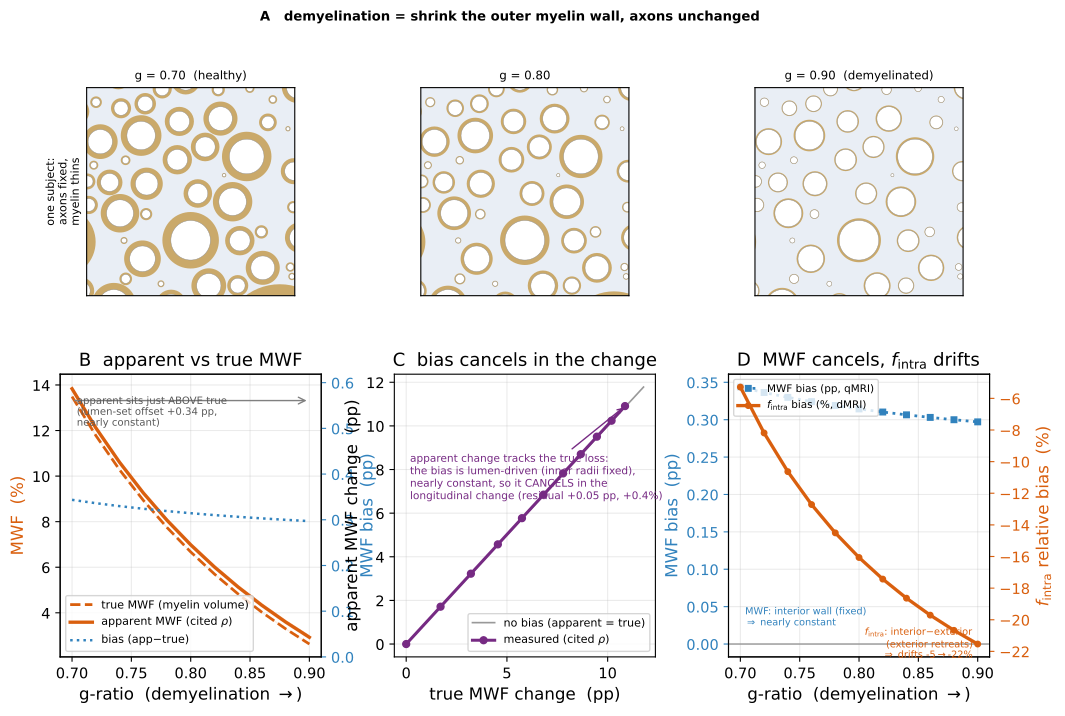

The script that saved this image:
#!/usr/bin/env python
"""fig_demyelination_bias.py -- clinical relevance: does the surface-relaxivity MWF
bias over- or under-state true myelin loss as a tract demyelinates?

Design (paired, within-subject, seed-independent).  Primary demyelination is myelin
thinning at PRESERVED axons: the g-ratio g = r_in/r_out RISES toward 1 while the inner
axon radius and axon count are unchanged.  We model this faithfully and cleanly:

  1. For each "subject" (seed) we sample a Gamma axon population and pack the OUTER
     (myelin) cylinders ONCE, at the baseline (thickest myelin, largest outer walls,
     g = G_BASE).  Packing the largest-ever cylinders first guarantees every later,
     thinner state is overlap-free.
  2. We FREEZE the centres and the inner (axon) radii, and demyelinate by shrinking
     ONLY the outer wall, r_out = r_in / g, as g rises.  So each subject is its own
     longitudinal series -- the SAME axon distribution, progressively demyelinated --
     not a fresh random substrate per stage.

At every stage we read the geometry directly off the realised pack: the myelin volume
fraction MVF, the interior surface-to-volume <4/d>_V (FIXED -- the axon lumen is
preserved), and the exterior S_ext/V_ext (which FALLS as the outer walls retreat and the
extra space grows).  We then run the SAME MC-validated 3-pool surface-relaxivity forward
model + standard chi^2-NNLS as Fig 3, at rho=0 (true MWF) and at the cited rho
(apparent MWF).

Result: the bias is set by the INNER (lumen) radius, which primary demyelination leaves
intact, so it is a nearly CONSTANT positive offset -- apparent MWF sits just ABOVE true
(fine WM reads myelin-richer) at every stage, ~+0.11 pp at baseline and ~+0.09 pp at
g=0.90.  A within-subject CHANGE subtracts that baseline offset, so it very nearly
CANCELS: over a true 10.86 pp MWF drop the apparent falls 10.88 pp, an over-report of only
~0.015 pp (0.1% of the true change).  The surface confound is therefore a CROSS-REGION
effect, not a longitudinal one (for lumen-preserving demyelination).  Averaged over many
subjects the trajectory is clean.

Run:  python fig_demyelination_bias.py            # compute (packs) + plot
      python fig_demyelination_bias.py --plot-only
"""
import os
import sys
import numpy as np

os.environ.setdefault('XLA_PYTHON_CLIENT_PREALLOCATE', 'false')
for _p in (os.environ.get('DMIPY_SIM_PUBLIC'),
           os.environ.get('DMIPY_FIT_PUBLIC')):
    if _p and os.path.isdir(_p) and _p not in sys.path:
        sys.path.insert(0, _p)

HERE = os.path.dirname(os.path.abspath(__file__))
sys.path.insert(0, HERE)
NPZ = os.path.join(HERE, 'fig_demyelination_bias_data.npz')
PDF = os.path.join(HERE, 'fig_demyelination_bias.pdf')

# shared canonical constants + the standard MWF protocol/estimator (Fig 3)
from fig_mwf_sv_bias import (RHO_REF, F0, G0, W_M, T2_BULK_IE, T2_MYELIN, ET,
                             MYELIN_CUTOFF, T2_GRID_BC)

ALPHA = 2.0                 # Gamma diameter shape (canonical)
GAMMA_SCALE = 0.304e-6      # canonical OUTER-diameter scale (mean outer / fibre d ~0.6 um)
MIN_D = 0.10e-6            # keep the thin-axon tail (it carries the crossing effect)
N_CYL = 300
N_SUBJ = 24                # independent axon populations (subjects)
G_BASE = 0.70              # healthy / baseline g-ratio (most myelin in the trajectory)
G_GRID = np.linspace(G_BASE, 0.90, 11)   # demyelination: g rises toward 1


def _subject(seed):
    """One axon population, packed at the baseline (thickest myelin).  Returns the
    FROZEN inner radii, centres, and domain size; demyelination later only shrinks
    r_out, keeping the axon centres and inner radii fixed."""
    from dmipy_sim.geometries import pack_cylinders
    rng = np.random.default_rng(seed)
    d_out = np.clip(rng.gamma(ALPHA, GAMMA_SCALE, size=N_CYL), MIN_D, None)  # OUTER (fibre) diameter
    r_out_base = 0.5 * d_out                          # thickest myelin -> largest outer walls
    r_in = G_BASE * r_out_base                        # inner (axon) radius = g * outer (frozen)
    centers, L, _ = pack_cylinders(r_out_base, target_vf=F0, seed=seed)
    return r_in, float(L), np.asarray(centers, float)


def _mwf_stage(r_in, L, g, rho):
    """True (rho=0) / apparent (rho>0) MWF of one realised pack demyelinated to g.
    Grid-free short-T2 fraction: myelin water + the intra water of the thinnest axons
    (per-axon interior S/V = 2/r_in) whose T2 = 1/(1/T2_bulk + rho*2/r_in) falls below the
    myelin window.  The crossing is set by the INNER radii, which demyelination preserves,
    so the bias is a nearly-constant, lumen-driven offset (it cancels in longitudinal change).
    """
    r_out = r_in / g
    area = L * L
    f_in = float(np.sum(np.pi * r_in ** 2) / area)              # axon lumen frac (FIXED)
    f_out = float(np.sum(np.pi * r_out ** 2) / area)            # fibre (outer) frac
    mvf = f_out - f_in                                          # myelin volume fraction
    A_I, A_E, A_M = f_in, 1.0 - f_out, mvf * W_M                # compartment water
    sw = A_I + A_E + A_M
    F_I, F_M = A_I / sw, A_M / sw
    sv_in = float(np.sum(2 * np.pi * r_in) / np.sum(np.pi * r_in ** 2))   # <4/d>_V (FIXED)
    sv_ext = float(np.sum(2 * np.pi * r_out) / (area - np.sum(np.pi * r_out ** 2)))
    # distributed intra crossing (volume/spin-weighted by r_in^2), grid-free
    T2i = 1.0 / (1.0 / T2_BULK_IE + rho * (2.0 / r_in))
    w = r_in ** 2
    phi = float(np.sum(w[T2i < MYELIN_CUTOFF]) / np.sum(w))     # crossed intra fraction (0 at rho=0)
    mwf = F_M + F_I * phi                                       # apparent short-T2 fraction
    return mwf, mvf, sv_in, sv_ext, F_M


TE_DMRI = 80e-3                # clinical PGSE echo time for the f_intra (diffusion) readout


def _fintra_bias(r_in, L, g, rho, TE=TE_DMRI):
    """Relative bias (%) of the diffusion intra-axonal SIGNAL fraction f_intra along the
    SAME demyelination trajectory. Unlike MWF (set by the fixed INNER wall, hence constant
    and cancelling), f_intra is set by the interior-MINUS-exterior differential of Eq. (9):
    the exterior wall RETREATS as myelin thins, so (S/V)_ext falls, the differential grows,
    and the f_intra bias DRIFTS -- it does NOT cancel. Myelin water is gone at the dMRI TE."""
    r_out = r_in / g
    area = L * L
    f_in = float(np.sum(np.pi * r_in ** 2) / area)              # lumen (axon) fraction, FIXED
    f_out = float(np.sum(np.pi * r_out ** 2) / area)            # fibre (outer) fraction
    sv_in = float(np.sum(2 * np.pi * r_in) / np.sum(np.pi * r_in ** 2))       # (S/V)_int, FIXED
    sv_ext = float(np.sum(2 * np.pi * r_out) / (area - np.sum(np.pi * r_out ** 2)))  # falls
    AI, AE = f_in, 1.0 - f_out                                  # lumen vs extra water (no myelin)
    ft = AI / (AI + AE)
    odds = ft / (1 - ft) * np.exp(-TE * rho * (sv_in - sv_ext))
    fa = odds / (1 + odds)
    return 100.0 * (fa - ft) / ft


def compute():
    ng = len(G_GRID)
    true_mwf = np.zeros((N_SUBJ, ng)); app_mwf = np.zeros((N_SUBJ, ng))
    mvf = np.zeros((N_SUBJ, ng)); sv_ext = np.zeros((N_SUBJ, ng)); sv_in = np.zeros(N_SUBJ)
    fintra_bias = np.zeros((N_SUBJ, ng))
    geom0 = None
    for s in range(N_SUBJ):
        r_in, L, centers = _subject(s)
        if s == 0:                                  # keep one subject's geometry to draw
            geom0 = dict(r_in=r_in, L=L, centers=centers)
        for j, g in enumerate(G_GRID):
            t, mv, svi, sve, _ = _mwf_stage(r_in, L, g, 0.0)
            a, _, _, _, _ = _mwf_stage(r_in, L, g, RHO_REF)
            true_mwf[s, j] = t * 100; app_mwf[s, j] = a * 100
            mvf[s, j] = mv * 100; sv_ext[s, j] = sve / 1e6
            fintra_bias[s, j] = _fintra_bias(r_in, L, g, RHO_REF)   # diffusion f_intra bias
        sv_in[s] = svi / 1e6
        print(f"[subj {s:2d}] true MWF {true_mwf[s,0]:.1f}->{true_mwf[s,-1]:.1f}%  "
              f"app {app_mwf[s,0]:.1f}->{app_mwf[s,-1]:.1f}%  "
              f"S/V_ext {sv_ext[s,0]:.2f}->{sv_ext[s,-1]:.2f}/um", flush=True)
    # paired changes from each subject's own baseline (g=G_BASE)
    d_true = true_mwf[:, [0]] - true_mwf            # true MWF drop (>=0) at each stage
    d_app = app_mwf[:, [0]] - app_mwf               # apparent MWF drop
    out = dict(g=G_GRID, true_mwf=true_mwf, app_mwf=app_mwf, mvf=mvf, sv_ext=sv_ext,
               sv_in=sv_in, d_true=d_true, d_app=d_app, fintra_bias=fintra_bias,
               rho_ref=RHO_REF, g_base=G_BASE,
               geom0_rin=geom0['r_in'], geom0_L=geom0['L'], geom0_centers=geom0['centers'])
    np.savez(NPZ, **out)
    print(f"saved {NPZ}")
    return dict(np.load(NPZ))


def _draw_substrate(ax, r_in, centers, L, g, title):
    """One subject's cross-section at g: axons (inner, FIXED) + myelin annulus
    (outer = r_in/g, shrinks as g rises).  Cropped to a window so axons are visible.

    NOTE: pack_cylinders returns centres in [-L/2, +L/2] (the periodic domain is
    centred on the ORIGIN, not [0, L]).  The crop window must therefore be centred on
    0 (x0 = -W/2), not on L/2 -- using L/2 catches only the +x/+y corner and the
    cylinders bunch in one corner.  (Burned once; do not repeat.)"""
    import matplotlib.patches as mpatches
    W = 0.32 * L
    x0, y0 = -0.5 * W, -0.5 * W                                    # domain is centred on origin
    r_out = r_in / g
    ax.set_facecolor('#e9eef5')                                   # extra-axonal water
    for (cx, cy), ri, ro in zip(centers, r_in, r_out):
        if x0 - ro <= cx <= x0 + W + ro and y0 - ro <= cy <= y0 + W + ro:
            ax.add_patch(mpatches.Circle((cx, cy), ro, facecolor='#caa96a',
                                         edgecolor='none', zorder=1))      # myelin
            ax.add_patch(mpatches.Circle((cx, cy), ri, facecolor='white',
                                         edgecolor='#8a8a8a', lw=0.3, zorder=2))  # axon
    ax.set_xlim(x0, x0 + W); ax.set_ylim(y0, y0 + W)
    ax.set_aspect('equal'); ax.set_xticks([]); ax.set_yticks([])
    ax.set_title(title, fontsize=8.5)


def plot(d):
    import matplotlib
    matplotlib.use('Agg')
    import matplotlib.pyplot as plt
    matplotlib.rcParams.update({"font.size": 12, "axes.titlesize": 13, "axes.labelsize": 12,
                                "xtick.labelsize": 10.5, "ytick.labelsize": 10.5,
                                "legend.fontsize": 10.5})
    g = d['g']
    tm, am = d['true_mwf'], d['app_mwf']
    tm_m, tm_s = tm.mean(0), tm.std(0)
    am_m, am_s = am.mean(0), am.std(0)
    dt_m = d['d_true'].mean(0); da_m = d['d_app'].mean(0)
    da_s = d['d_app'].std(0)

    fig = plt.figure(figsize=(12.0, 7.4))
    gs = fig.add_gridspec(2, 3, height_ratios=[0.92, 1.25], hspace=0.32, wspace=0.28)

    # ── top filmstrip: ONE subject's substrate at three demyelination stages, showing
    # the design -- axon centres + inner radii fixed, outer myelin wall shrinking ──
    if 'geom0_centers' in d:
        rin0 = d['geom0_rin']; cen0 = d['geom0_centers']; L0 = float(d['geom0_L'])
        stages = [(0, 'healthy'), (len(g) // 2, ''), (len(g) - 1, 'demyelinated')]
        for col, (j, tag) in enumerate(stages):
            axs = fig.add_subplot(gs[0, col])
            lab = f'g = {g[j]:.2f}' + (f'  ({tag})' if tag else '')
            _draw_substrate(axs, rin0, cen0, L0, g[j], lab)
            if col == 0:
                axs.set_ylabel('one subject:\naxons fixed,\nmyelin thins', fontsize=8)
    fig.text(0.5, 0.985, 'A   demyelination = shrink the outer myelin wall, axons unchanged',
             ha='center', va='top', fontsize=9.5, weight='bold')

    # A (lower-left): true vs apparent MWF along the demyelination trajectory
    aA = fig.add_subplot(gs[1, 0])
    aA.plot(g, tm_m, '--', color='#d95f0e', lw=2.0, label='true MWF (myelin volume)')
    aA.fill_between(g, tm_m - tm_s, tm_m + tm_s, color='#d95f0e', alpha=0.12)
    aA.plot(g, am_m, '-', color='#d95f0e', lw=2.4, label=r'apparent MWF (cited $\rho$)')
    aA.fill_between(g, am_m - am_s, am_m + am_s, color='#d95f0e', alpha=0.18)
    aA.set_xlabel(r'g-ratio  (demyelination $\rightarrow$)')
    aA.set_ylabel('MWF  (%)', color='#d95f0e')
    aA.set_title('B  apparent vs true MWF')
    aA.grid(alpha=0.25)
    aA.annotate('', xy=(g[-1], aA.get_ylim()[1]*0.92), xytext=(g[0], aA.get_ylim()[1]*0.92),
                arrowprops=dict(arrowstyle='->', color='0.5'))
    # right axis: the MWF bias (apparent - true) itself -- positive (fine axons read
    # richer) and nearly CONSTANT, because it is set by the inner radii, which
    # demyelination preserves; that constancy is why it cancels in longitudinal change.
    axr = aA.twinx()
    bias = am_m - tm_m
    axr.plot(g, bias, ':', color='#3182bd', lw=1.8, label=r'bias (app$-$true)')
    axr.set_ylabel(r'MWF bias  (pp)', color='#3182bd')
    axr.tick_params(axis='y', colors='#3182bd')
    axr.set_ylim(0.0, max(0.25, float(bias.max()) * 1.8))
    aA.text(g[0] + 0.004, tm_m[0],
            f'apparent sits just ABOVE true\n(lumen-set offset {bias[0]:+.2f} pp,\nnearly constant)',
            fontsize=7.3, color='0.35', va='top')
    h1, l1 = aA.get_legend_handles_labels(); h2, l2 = axr.get_legend_handles_labels()
    aA.legend(h1 + h2, l1 + l2, fontsize=8, loc='lower left')

    # C: apparent vs true MWF *change* (paired) -- lumen-set offset cancels in the change
    aB = fig.add_subplot(gs[1, 1])
    lim = max(dt_m.max(), da_m.max()) * 1.08
    aB.plot([0, lim], [0, lim], '-', color='0.6', lw=1.2, label='no bias (apparent = true)')
    aB.plot(dt_m, da_m, 'o-', color='#762a83', lw=2.2, ms=5,
            label=r'measured (cited $\rho$)')
    # the surface bias is lumen-driven (inner radii fixed) -> nearly constant -> it
    # cancels in the within-subject CHANGE; the measured curve sits on the identity line.
    resid = da_m[-1] - dt_m[-1]        # +ve: apparent over-reports; ~0.01 pp (negligible)
    pct = resid / dt_m[-1] * 100 if dt_m[-1] > 0 else 0.0
    aB.annotate('apparent change tracks the true loss:\nthe bias is lumen-driven '
                '(inner radii fixed),\nnearly constant, so it CANCELS in the\n'
                f'longitudinal change (residual {resid:+.2f} pp, {pct:+.1f}%)',
                xy=(dt_m[-1], da_m[-1]), xytext=(0.06, 0.72), textcoords='axes fraction',
                fontsize=7.6, color='#762a83', ha='left', va='top',
                arrowprops=dict(arrowstyle='->', color='#762a83', lw=1))
    aB.set_xlabel('true MWF change  (pp)')
    aB.set_ylabel('apparent MWF change  (pp)')
    aB.set_title('C  bias cancels in the change')
    aB.legend(fontsize=8, loc='lower right'); aB.grid(alpha=0.25)

    # D: the unifying contrast -- SAME S/V physics, two metrics diverge under demyelination.
    # MWF reads the INTERIOR crossing (inner wall, fixed) -> bias flat -> cancels.
    # f_intra reads the interior-MINUS-exterior differential of Eq.(9); the exterior wall
    # retreats as myelin thins -> (S/V)_ext falls -> the f_intra bias DRIFTS (does not cancel).
    aD = fig.add_subplot(gs[1, 2])
    fb = d['fintra_bias'].mean(0) if 'fintra_bias' in d else None
    mwf_bias = am_m - tm_m                                   # pp, ~flat
    aD.axhline(0, color='0.6', lw=1)
    aD.plot(g, mwf_bias, ':', color='#3182bd', lw=2.0, marker='s', ms=4,
            label='MWF bias (pp, qMRI)')
    aD.set_xlabel(r'g-ratio  (demyelination $\rightarrow$)')
    aD.set_ylabel('MWF bias  (pp)', color='#3182bd')
    aD.tick_params(axis='y', colors='#3182bd')
    aD.set_title('D  MWF cancels, $f_{\\rm intra}$ drifts')
    aD.grid(alpha=0.25)
    if fb is not None:
        aDr = aD.twinx()
        aDr.plot(g, fb, '-', color='#d95f0e', lw=2.4, marker='o', ms=4,
                 label=r'$f_{\rm intra}$ bias (%, dMRI)')
        aDr.set_ylabel(r'$f_{\rm intra}$ relative bias  (%)', color='#d95f0e')
        aDr.tick_params(axis='y', colors='#d95f0e')
        aD.text(g[0] + 0.004, 0.02,
                'MWF: interior wall (fixed)\n$\\Rightarrow$ nearly constant',
                fontsize=7.0, color='#3182bd', va='bottom')
        aDr.text(g[-1] - 0.004, fb[-1],
                 r'$f_{\rm intra}$: interior$-$exterior' + '\n(exterior retreats)\n'
                 r'$\Rightarrow$ drifts ' + f'{fb[0]:+.0f}$\\to${fb[-1]:+.0f}%',
                 fontsize=7.0, color='#d95f0e', va='center', ha='right')
        h1, l1 = aD.get_legend_handles_labels(); h2, l2 = aDr.get_legend_handles_labels()
        aD.legend(h1 + h2, l1 + l2, fontsize=7.5, loc='upper left')

    fig.tight_layout(rect=[0, 0, 1, 0.95])
    fig.savefig(PDF, bbox_inches='tight')
    fig.savefig(PDF.replace('.pdf', '.png'), dpi=140, bbox_inches='tight')
    print(f"saved {PDF}")
    # headline numbers
    i = -1
    print(f"[demyel g {g[0]:.2f}->{g[i]:.2f}] true MWF {tm_m[0]:.2f}->{tm_m[i]:.2f}%  "
          f"apparent {am_m[0]:.2f}->{am_m[i]:.2f}%")
    print(f"  baseline bias (true-app) = {tm_m[0]-am_m[0]:.3f} pp;  "
          f"demyelinated bias = {tm_m[i]-am_m[i]:.3f} pp")
    print(f"  true drop = {dt_m[i]:.2f} pp;  apparent drop = {da_m[i]:.2f} pp;  "
          f"over-report = {da_m[i]-dt_m[i]:.3f} pp ({(da_m[i]-dt_m[i])/dt_m[i]*100:.1f}% of true)")
    print(f"  (S/V)_ext {d['sv_ext'].mean(0)[0]:.2f}->{d['sv_ext'].mean(0)[i]:.2f}/um;  "
          f"(S/V)_in (fixed) = {d['sv_in'].mean():.2f}/um")
    if 'fintra_bias' in d:
        fb = d['fintra_bias'].mean(0)
        print(f"  f_intra bias (dMRI, TE={TE_DMRI*1e3:.0f}ms) DRIFTS {fb[0]:+.1f}%->{fb[i]:+.1f}% "
              f"(does NOT cancel: interior-exterior differential, exterior wall retreats)")


if __name__ == '__main__':
    d = dict(np.load(NPZ)) if '--plot-only' in sys.argv else compute()
    plot(d)
